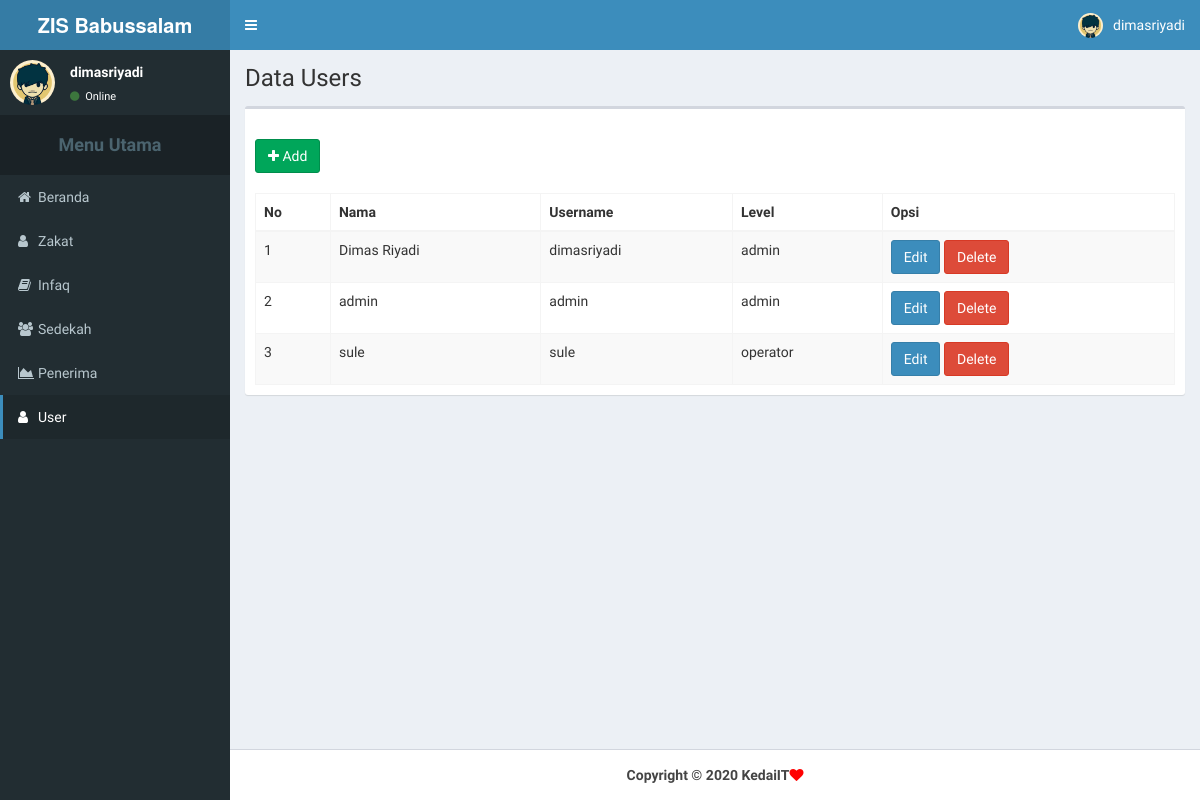
The page /admin/users.php (signed in) on the database its author committed.
### tables this page shows
CREATE TABLE IF NOT EXISTS `user` (
  `id_users` int(11) NOT NULL AUTO_INCREMENT,
  `nama` varchar(255) NOT NULL,
  `username` varchar(255) NOT NULL,
  `password` varchar(255) NOT NULL,
  `level` varchar(20) NOT NULL,
  PRIMARY KEY (`id_users`)
);

### admin/detail_users.php (the view, shortened to what this page needs)
<thead>
					<tr>
						<th>No</th>
						<th>Nama</th>
						<th>Username</th>
						<th>Level</th>
						<th>Opsi</th>
					</tr>
				</thead>
				<tbody>
					<?php
					$no = 0;
						$queryusers = mysqli_query ($connect, "SELECT id_users, nama, username, password, level	FROM user");
						while ($users = mysqli_fetch_array ($queryusers)){
							$no++;
							echo "
								<tr>
									<td>$no</td>
									<td>$users[nama]</td>
									<td>$users[username]</td>
									<td>$users[level]</td>
									<td>
										<a href='#' class='open_modal btn btn-primary' id_users='$users[id_users]'>Edit</a>
										<a href='#' class='btn btn-danger' onClick='confirm_delete(\"user_delete.php?id_users=$users[id_users]\")'>Delete</a>
									</td>
								</tr>";
						}
					?>
				</tbody>

### rows shown on the page
user: nama "Dimas Riyadi", username "dimasriyadi", level "admin"
user: nama "admin", username "admin", level "admin"
user: nama "sule", username "sule", level "operator"

### other values the page prints
$_SESSION['username'] "dimasriyadi"
